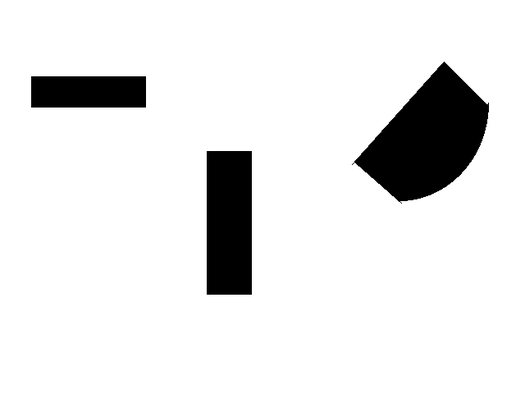
#> input picture project3/images/testimage.pgm, 525 x 394 px, shrunk from 640 x 480 before the run
$ jupyter execute writeup.ipynb   (shell and % lines are left out)   (older library calls are emulated)
#> lines starting #> are read from the running program, lines starting #| are printed output that depends on the picture; after the words box and inside, x2 and y2 are one past the last pixel; in counts of white or black regions, pixels touching at a corner belong together
#> further down, img is the input picture: shape (394, 525); min 0, max 255, mean 229.6
### project3/project3.py
import cv2
import math
import numpy as np

# In case all channels hold the same pixel value, use this function to reduce channel count from 3D image to 2D
# [16 lines left out: functions reduce_channels, detect_edges, not called in this run]

# Calculates magnitude of gradients for each pixel
def get_edge_magnitudes(vertical, horizontal):
    return np.clip(np.hypot(vertical, horizontal), 0, 255).astype(np.uint8)
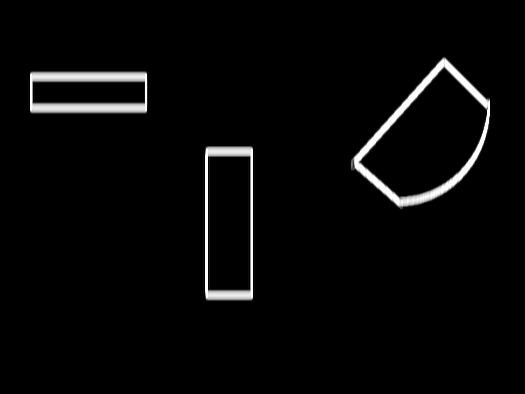
#> returned value: shape (394, 525); min 0, max 255, mean 7.7

# Calculates orientation of gradients for each pixel
def calculate_orientation(vertical, horizontal):
    return np.arctan2(horizontal, vertical)

# Greyscale values get separated along the value of 128 to either be black or white
# [16 lines left out: function thresholding, not called in this run]

# Find nearest rho value in discretized space
def nearest_rho(val, rho_res):
    return int(np.rint(val / rho_res) * rho_res)

# Parts of this function inspired by source: https://alyssaq.github.io/2014/understanding-hough-transform/
def myHoughLines(image, rho_res, theta_res, threshold):
#> called with rho_res = 1, theta_res = 0.393, threshold = 100
    theta_vals = np.arange(0, math.pi, theta_res) # discretize linear space of thetas to given range
    l = int(np.ceil(np.hypot(len(image), len(image[0])))) # diagonal of image
#> l = 657
    rhos = np.arange(-l, l, 2 * l) # discretized space for rho values of given range
#> rhos = [-657]

    acc = np.zeros((2 * l, len(theta_vals)), dtype=np.uint32) # accumulator for voting for dominant lines
    y_edges, x_edges = np.nonzero(image)  # row and column indexes of edges
#> y_edges = 10318 values from 56 to 301; x_edges = 10318 values, max 491 at index 3316, min 28 at index 675, mean 265.2

    for i in range(len(x_edges)):
        x = x_edges[i]
        y = y_edges[i]

        # calculate rho of each pixel for each theta and vote for found line in accumulator
        for t in range(len(theta_vals)):
            rho = nearest_rho(x * np.cos(theta_vals[t]) + y * np.sin(theta_vals[t]), rho_res)
            acc[rho][t] += 1
#> this loop made 10318 passes
#> (x, y) on passes 1 to 3: (442, 56), (443, 56), (444, 56)

    cnt = 0
#> cnt = 0
    for i in range(len(acc)):
        for j in range(len(theta_vals)):
            if acc[i][j] > threshold:
                cnt += 1
#> after the loop, cnt = 60

    lines = np.ndarray((cnt, 2))
#> lines = 60 pairs, first value 0 to 6.95e-310, second value 0 to 6.95e-310
    index = 0

    # select dominant lines (marked by having vote count above given threshold)
    for i in range(len(acc)):
        for j in range(len(theta_vals)):
            if acc[i][j] > threshold:
                lines[index] = i, j
                index += 1
#> after the loop, index = 60; lines = 60 pairs, first value 49 to 1178, second value 0 to 6

    print('Strong line count: ' + str(cnt))
#| Strong line count: 60

    # shape according to cv2's documentation of HoughLines function
    strong_lines = np.ndarray((cnt, 1, 2))
#> strong_lines = 60 rows, first 8: [6.95e-310, 6.95e-310], [4.67e-310, 4.67e-310], [7.75e-304, 7.75e-304], [7.75e-304, 7.75e-304], [7.75e-304, 7.75e-304], [7.75e-304, 7.75e-304], [7.75e-304, 7.75e-304], [7.75e-304, 7.75e-304]

    for i in range(cnt):
        strong_lines[i][0] = lines[i][0], lines[i][1] * theta_res
#> after the loop, strong_lines = 60 rows, first 8: [49, 1.96], [50, 1.96], [51, 1.96], [52, 1.96], [53, 1.96], [54, 1.96], [55, 1.96], [70, 1.57]

    return strong_lines

# Non-maximum suppression function to choose strongest pixels in local neighbourhoods
def non_max_suppression(magnitudes, orientations):
    padded_magnitudes = np.pad(magnitudes, (1, 1), 'constant')

    h, w = magnitudes.shape
    for x in range(1, h + 1):
        for y in range(1, w + 1):

            # cmp to east and west
            if round(orientations[x - 1][y - 1]) == 0:
                if padded_magnitudes[x][y + 1] > padded_magnitudes[x][y] or padded_magnitudes[x][y - 1] > padded_magnitudes[x][y]:
                    magnitudes[x - 1][y - 1] = 0

            # cmp to north and south
            elif round(orientations[x - 1][y - 1]) == 90:
                if padded_magnitudes[x - 1][y] > padded_magnitudes[x][y] or padded_magnitudes[x + 1][y] > padded_magnitudes[x][y]:
                    magnitudes[x - 1][y - 1] = 0

            # cmp to north-east and south-west
            elif round(orientations[x - 1][y - 1]) == 45:
                if padded_magnitudes[x - 1][y + 1] > padded_magnitudes[x][y] or padded_magnitudes[x + 1][y - 1] > padded_magnitudes[x][y]:
                    magnitudes[x - 1][y - 1] = 0

            # cmp to north-west and south-east
            elif round(orientations[x - 1][y - 1]) == 135:
                if padded_magnitudes[x - 1][y - 1] > padded_magnitudes[x][y] or padded_magnitudes[x + 1][y + 1] > padded_magnitudes[x][y]:
                    magnitudes[x - 1][y - 1] = 0

            else:
                continue

    return magnitudes

# Double thresholding function to separate lines according to their strength
def magnitude_threshold(val, t_h, t_l):
    if val < t_l:
        val = 0
    elif val > t_h:
        val = 255
    else:
        return val
    return val

# Edge tracking function to thin out edge lines
def track_edges(img, t_h, t_l):
    # get x and y indices for pixels with weak edges (t_l <= val <= t_h)
    #weak_edges_x, weak_edges_y = np.nonzero(np.where(np.logical_and(t_l <= img, img <= t_h), img, 0))

    padded_img = np.pad(img, (1, 1), 'constant')
    #weak_edges_x += 1
    #weak_edges_y += 1

    for x in range(img.shape[0]):
        for y in range(img.shape[1]):
            # if at least one neighbour is strong (val > t_h), keep current pixel, otherwise 0
            if t_l <= img[x][y] and img[x][y] <= t_h:
                if padded_img[x - 1][y - 1] <= t_h and padded_img[x - 1][y] <= t_h and padded_img[x - 1][y + 1] <= t_h and padded_img[x][y - 1] <= t_h and padded_img[x][y + 1] <= t_h and padded_img[x + 1][y - 1] <= t_h and padded_img[x + 1][y] <= t_h and padded_img[x + 1][y + 1] <= t_h:
                    img[x - 1][y - 1] = 0

    return img

# Wrapper for all functions included in the Canny edge detection tool
def myCanny(img, t_h, t_l):
    # kernels
    vertical_sobel = np.asarray([[-1, 0, 1], [-2, 0, 2], [-1, 0, 1]])
    horizontal_sobel = np.asarray([[-1, -2, -1], [0, 0, 0], [1, 2, 1]])
    gaussian = cv2.getGaussianKernel(ksize=5, sigma=1)

    # blur image with Gaussian filter
    img = cv2.filter2D(img, cv2.CV_16S, gaussian)

    # gradients
    v_dst = cv2.filter2D(img, cv2.CV_16S, vertical_sobel)
    h_dst = cv2.filter2D(img, cv2.CV_16S, horizontal_sobel)

    # magnitude and orientation for each pixel
    magnitudes = np.hypot(v_dst, h_dst)
    orientations = calculate_orientation(v_dst, h_dst)

    n_m_sup = non_max_suppression(magnitudes, orientations)

    threshold_magnitudes = np.vectorize(magnitude_threshold)(n_m_sup, t_h, t_l)

    return track_edges(threshold_magnitudes, t_h, t_l)


### project3/writeup.ipynb
# Writeup

The aim of this project was to find out how edge and line detection in images works. Before actual line detection could be applied, I had to do some basic preprocessing on the image. First I blurred the image with a Gaussian filter, then applied an edge detector (vertical and horizontal Sobel) and calculated edge magnitudes for each pixel. This image was then inserted into the myHoughLines function, where each pixel votes for the lines it belongs to (lines defined by rho and theta) and the lines which are the strongest (have number of votes over a given threshold) are returned. I used a method borrowed from the cv2 documentation page to display these lines in the original image. The results can be seen below:

[cell 1]
import numpy as np
import cv2
from project3 import *
import matplotlib.pyplot as plt
import math
from utils import load_image, save_image

img = cv2.imread("images/testimage.pgm", 0)

# kernels
vertical_sobel = np.asarray([[-1, 0, 1], [-2, 0, 2], [-1, 0, 1]])
horizontal_sobel = np.asarray([[-1, -2, -1], [0, 0, 0], [1, 2, 1]])
gaussian = cv2.getGaussianKernel(ksize=10, sigma=5)

# blur image with Gaussian filter
img = cv2.filter2D(img, cv2.CV_16S, gaussian)
plt.figure()
plt.imshow(img,cmap='gray', vmin=0, vmax=255);plt.show()

v_dst = cv2.filter2D(img, cv2.CV_16S, vertical_sobel)
h_dst = cv2.filter2D(img, cv2.CV_16S, horizontal_sobel)

magnitudes = get_edge_magnitudes(v_dst, h_dst)

plt.figure()
plt.imshow(magnitudes,cmap='gray', vmin=0, vmax=255);plt.show()

lines = myHoughLines(magnitudes, 1, math.pi/8, 100)
#> lines has the same summary as strong_lines in myHoughLines
imgRGB = cv2.imread("images/testimage.pgm")

# visualization technique:
# https://opencv-python-tutroals.readthedocs.io/en/latest/py_tutorials/py_imgproc/py_houghlines/py_houghlines.html
for i in range(len(lines)):
    rho, theta = lines[i][0]  # shape (#lines, 1, 2)
    a = np.cos(theta)
    b = np.sin(theta)
    x0 = a * rho
    y0 = b * rho
    x1 = np.int(x0 + 1000 * (-b))
    y1 = np.int(y0 + 1000 * a)
    x2 = np.int(x0 - 1000 * (-b))
    y2 = np.int(y0 - 1000 * a)
    cv2.line(imgRGB, (x1, y1), (x2, y2), (255, 0, 0), 2)
#> this loop made 60 passes
#> (rho, theta, a, b, x0, y0, x1, y1) on passes 1 to 12: (49, 1.96, -0.383, 0.924, -18.75, 45.27, -942, -337), (50, 1.96, -0.383, 0.924, -19.13, 46.19, -943, -336), (51, 1.96, -0.383, 0.924, -19.52, 47.12, -943, -335), (52, 1.96, -0.383, 0.924, -19.9, 48.04, -943, -334), (53, 1.96, -0.383, 0.924, -20.28, 48.97, -944, -333), (54, 1.96, -0.383, 0.924, -20.66, 49.89, -944, -332), (55, 1.96, -0.383, 0.924, -21.05, 50.81, -944, -331), (70, 1.57, 6.12e-17, 1, 4.29e-15, 70, -1000, 70), (71, 1.57, 6.12e-17, 1, 4.35e-15, 71, -1000, 71), (72, 1.57, 6.12e-17, 1, 4.41e-15, 72, -1000, 72), (73, 1.57, 6.12e-17, 1, 4.47e-15, 73, -1000, 73), (74, 1.57, 6.12e-17, 1, 4.53e-15, 74, -1000, 74)
#> (rho, theta, a, b, x0, y0, x1, y1) on pass 57: (1047, 2.36, -0.707, 0.707, -740.3, 740.3, -1447, 33)
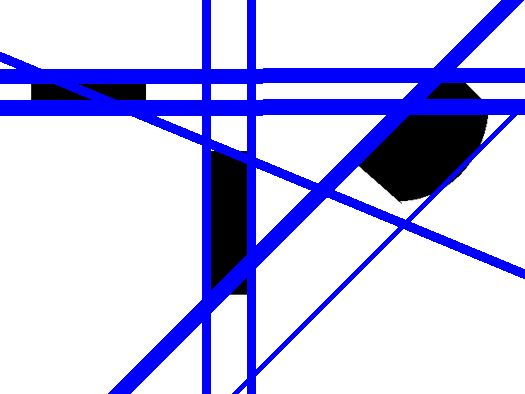
#> imgRGB: shape (394, 525, 3); 17.8% of pixels changed, all inside (x1, y1, x2, y2) = (0, 0, 525, 394)

plt.imshow(imgRGB);plt.show()

[cell 2]
import numpy as np
from PIL import Image

PIL_img = Image.open("images/star.jpg")
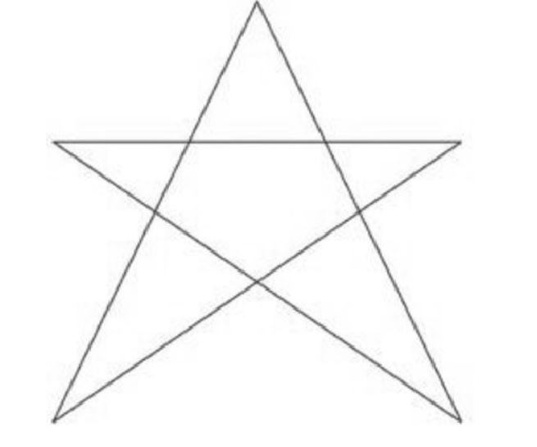
#> input picture project3/images/star.jpg, 537 x 447 px, shrunk from 655 x 545 before the run
#> PIL_img is the input picture: PIL image 537x447 RGB; min 69, max 255, mean 250.3
img = np.array(PIL_img)
plt.imshow(img)

plt.figure()
PIL_img = Image.open("images/star_edges.jpg")
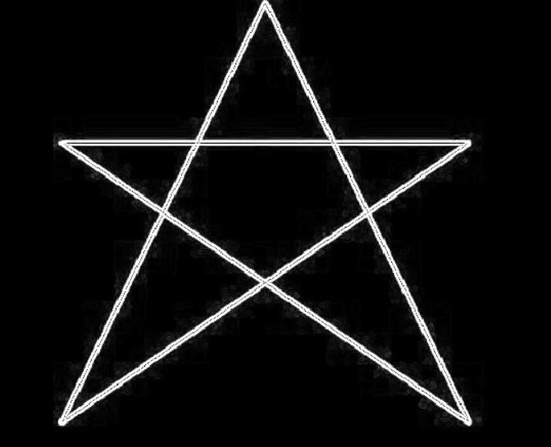
#> input picture project3/images/star_edges.JPG, 551 x 447 px, shrunk from 672 x 545 before the run, found by its file name
#> PIL_img is the input picture: PIL image 551x447 RGB; min 0, max 255, mean 15.7
img = np.array(PIL_img)
plt.imshow(img)

plt.figure()
PIL_img = Image.open("images/star_lines.jpg")
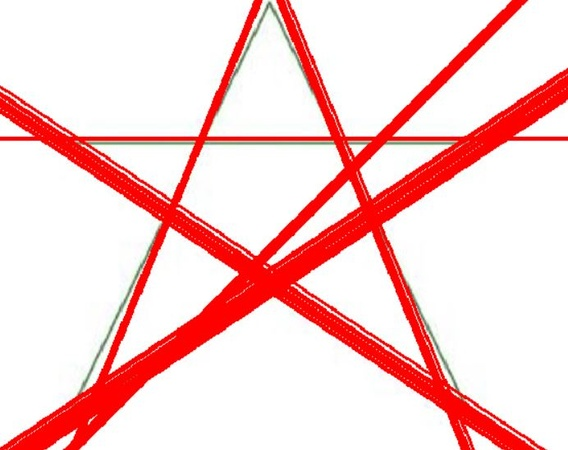
#> input picture project3/images/star_lines.JPG, 568 x 450 px, shrunk from 692 x 549 before the run, found by its file name
#> PIL_img is the input picture: PIL image 568x450 RGB; mean R, G, B 249.7, 208.5, 207.7
img = np.array(PIL_img)
plt.imshow(img)

As we can see in the second test example, the function can also find lines in places where they aren't positioned exactly in the original image. This is most likely due to the linear space of thetas not being divided up properly.

The second part of this assignment was trying to improve the line detection tool by using Canny edge detector instead of the Sobel. Canny is done firstly by blurring the image and then calculating magnitudes and orientations of all pixels. Next we need to perform the non-maximum suppression, where based on the pixel's orientation, we check whether the pixel has higher edge magnitude than two of its neighbours in the orientation direction. We apply two level thresholding (values above high threshold are definitely lines, values below low threshold are definitely not, and values in between are weak lines). Lastly, we use edge tracking to thin out the edges and get rid of weak lines which are not necessary. Result of such using the Canny edge detector on an image of an airport can be seen below:

[cell 3]
imgRGB = cv2.imread("images/image26.pgm")
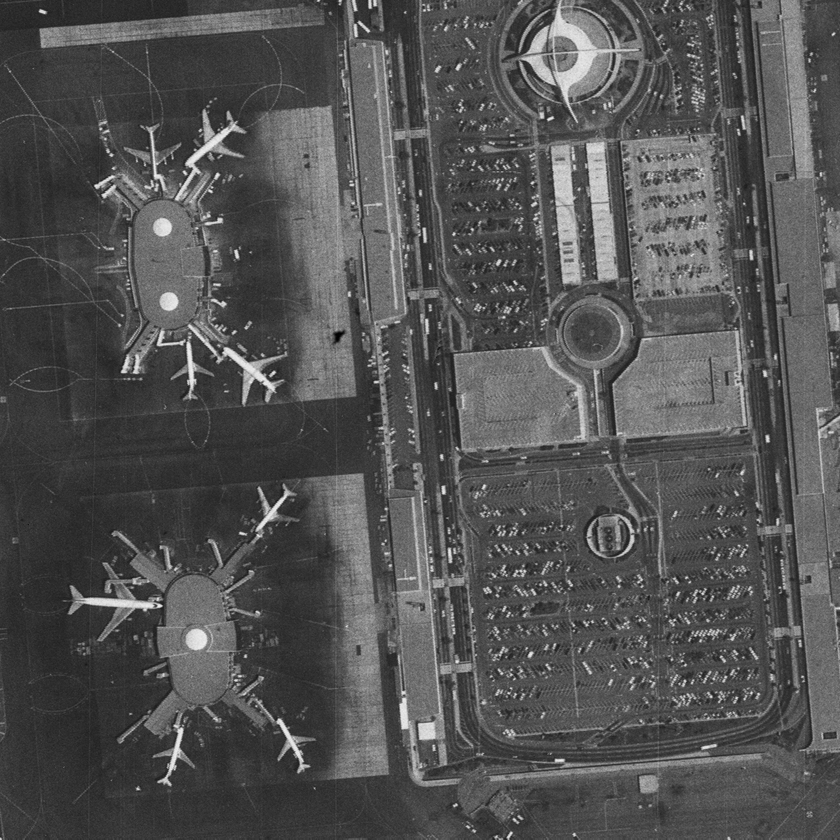
#> input picture project3/images/image26.pgm, 840 x 840 px, shrunk from 1024 x 1024 before the run
#> imgRGB is the input picture: shape (840, 840, 3); min 0, max 240, mean 83

plt.figure(figsize=(10, 10));
plt.imshow(imgRGB);plt.show()

img = cv2.imread("images/image26.pgm", 0)
#> img: shape (840, 840); min 0, max 240, mean 83
my_img = myCanny(img, 150, 100)
#> after the loop in non_max_suppression, `for x in range(1, h + 1):`: magnitudes: shape (840, 840) float32; min 0, max 683.7, mean 52.2
#> in myCanny, `threshold_magnitudes = np.vectorize(magnitude_threshold)(n_m_sup, t_h,..`: threshold_magnitudes: shape (840, 840) int64; 53 distinct labels, from 0 to 255
#> in track_edges, `padded_img = np.pad(img, (1, 1), 'constant')`: padded_img: shape (842, 842) int64; 53 distinct labels, from 0 to 255
#> after the loop in track_edges, `for x in range(img.shape[0]):`:
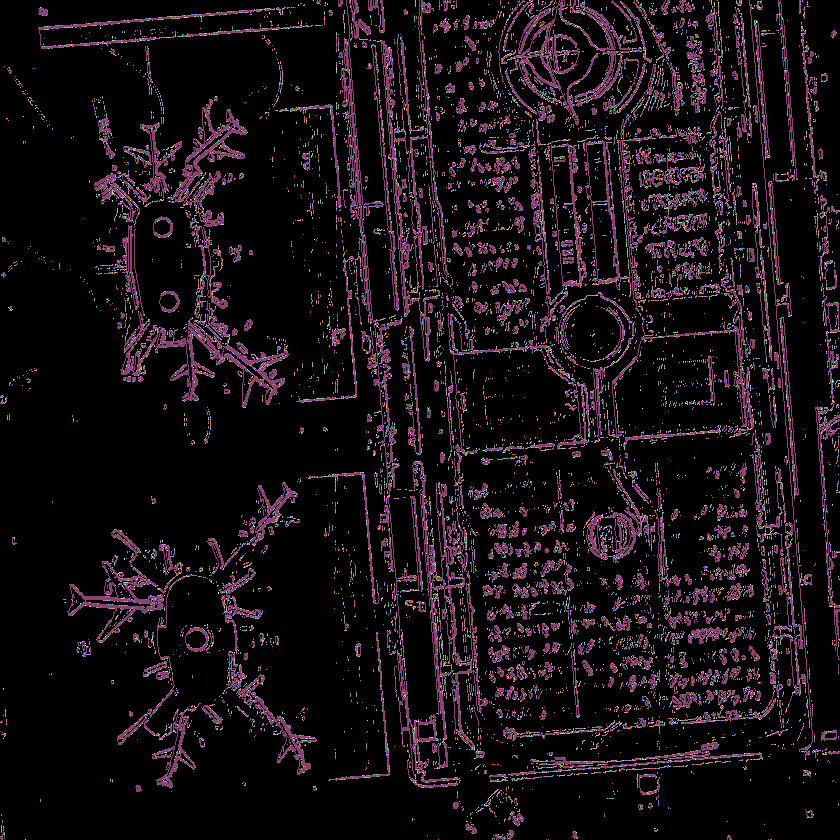
#> img: shape (840, 840) int64; 53 distinct labels, from 0 to 255; one colour per label, 0 black

plt.figure(figsize=(10, 10));
plt.imshow(my_img, cmap='gray', vmin=0, vmax=255);plt.show()

imgRGB = cv2.imread("images/pavement.jpg")
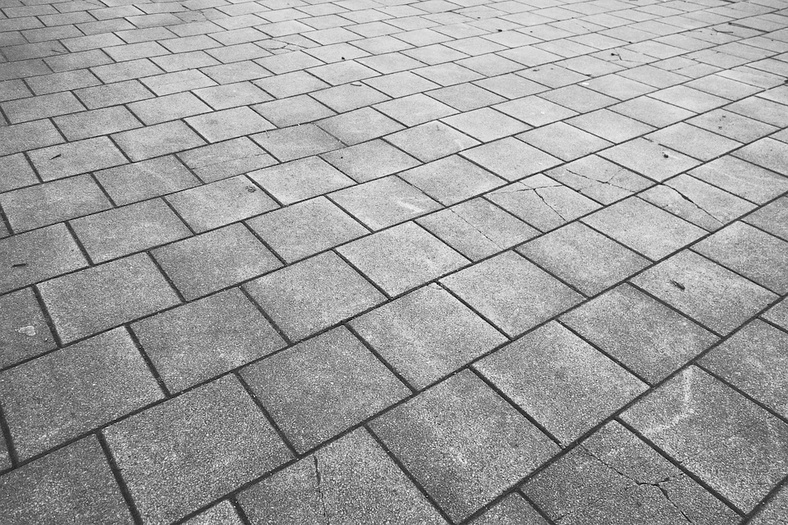
#> input picture project3/images/pavement.jpg, 788 x 525 px, shrunk from 960 x 640 before the run
#> imgRGB is the input picture: shape (525, 788, 3); min 1, max 255, mean 159.8

[cell 4]
plt.figure(figsize=(10, 10));
plt.imshow(imgRGB);plt.show()

img = cv2.imread("images/pavement.jpg", 0)
#> img: shape (525, 788); min 1, max 255, mean 159.8
my_img = myCanny(img, 180, 130)
#> after the loop in non_max_suppression (call 2), `for x in range(1, h + 1):`:
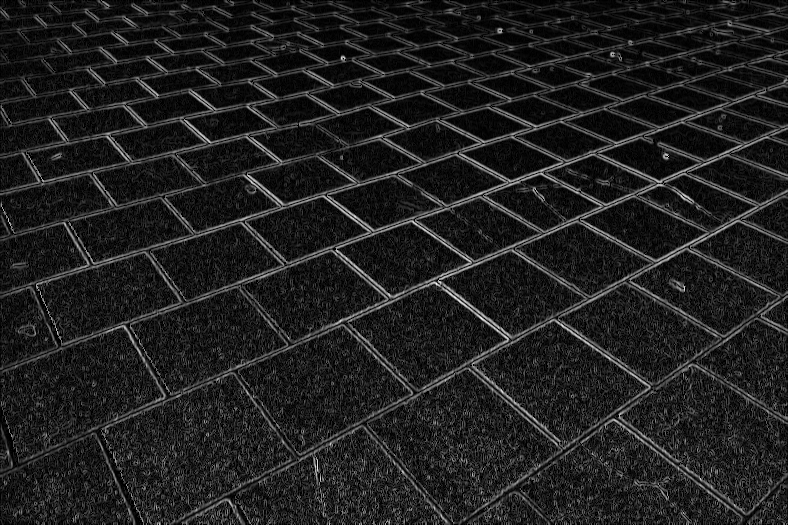
#> magnitudes: shape (525, 788) float32; min 0, max 568.9, mean 71.6; drawn with min black and max white
#> in myCanny (call 2), `threshold_magnitudes = np.vectorize(magnitude_threshold)(n_m_sup, t_h,..`: threshold_magnitudes: shape (525, 788) int64; 53 distinct labels, from 0 to 255
#> call 2 of track_edges, with t_h = 180, t_l = 130
#> in track_edges (call 2), `padded_img = np.pad(img, (1, 1), 'constant')`: padded_img: shape (527, 790) int64; 53 distinct labels, from 0 to 255
#> after the loop in track_edges (call 2), `for x in range(img.shape[0]):`:
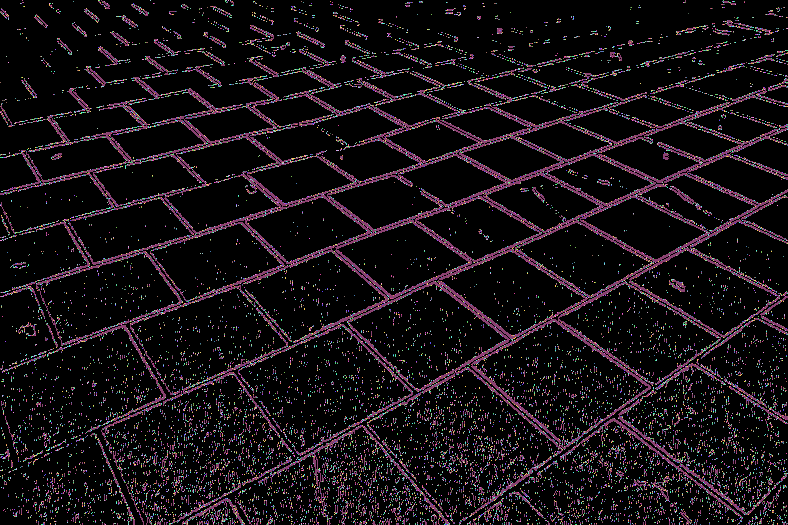
#> img: shape (525, 788) int64; 53 distinct labels, from 0 to 255; one colour per label, 0 black

plt.figure(figsize=(10, 10));
plt.imshow(my_img, cmap='gray', vmin=0, vmax=255);plt.show()

While working on this assignment, I encountered a problem with getting cv2 functions to work, specifically the HoughLines function (I used it to compare results with my myHoughLines function). Most of these problems were resolved thanks to Jiri Hajek, who helped me understand the cv2 documentation, so I'd like to thank him for the help. Other sources of help include the official cv2 documentation, which showed me the code to visualize my results and this online source, which helped me adapt the hough lines function to my own needs: https://alyssaq.github.io/2014/understanding-hough-transform/
